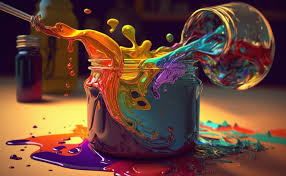
#> input picture colour.jpeg, 286 x 176 px
$ python cv.py
#> lines starting #> are read from the running program, lines starting #| are printed output that depends on the picture
import cv2 as c
img=c.imread("colour.jpeg",0)
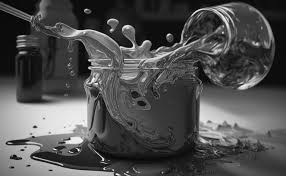
#> img: shape (176, 286); min 0, max 255, mean 78.3
print(img)
#> (printed output is left out)
c.imshow("output",img)
c.waitKey(500000000)
#> (the run stopped early here; a loop or call above may not have finished)

$ run again, with road.jpeg copied over colour.jpeg
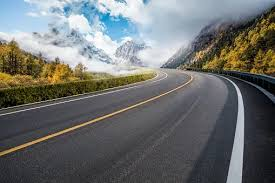
#> input picture road.jpeg, 275 x 183 px
#> `img=c.imread("colour.jpeg",0)`:
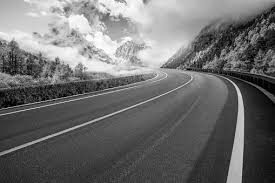
#> img: shape (183, 275); min 0, max 255, mean 110.2
#> (printed output is left out)

$ run again, with road1.jpeg copied over colour.jpeg
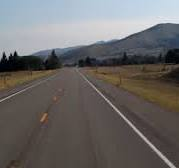
#> input picture road1.jpeg, 179 x 168 px
#> `img=c.imread("colour.jpeg",0)`:
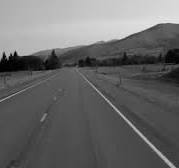
#> img: shape (168, 179); min 0, max 241, mean 104.9
#> (printed output is left out)
